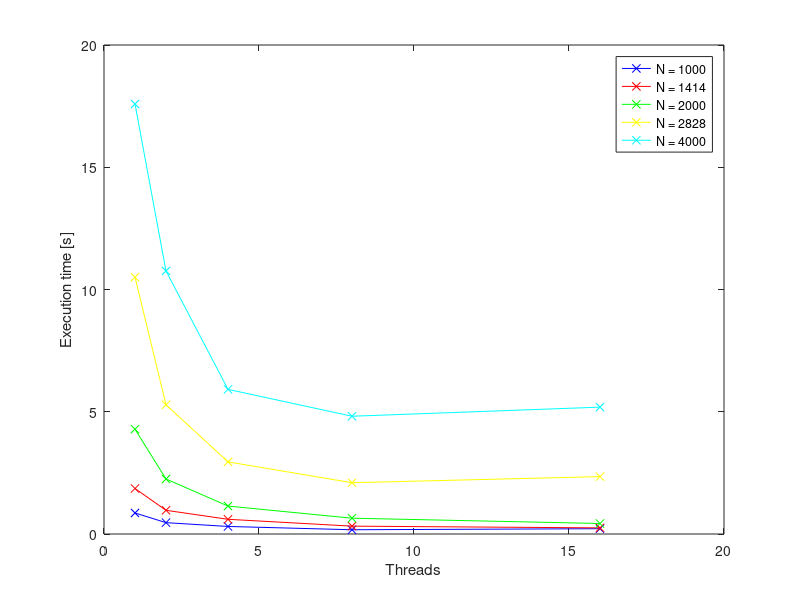
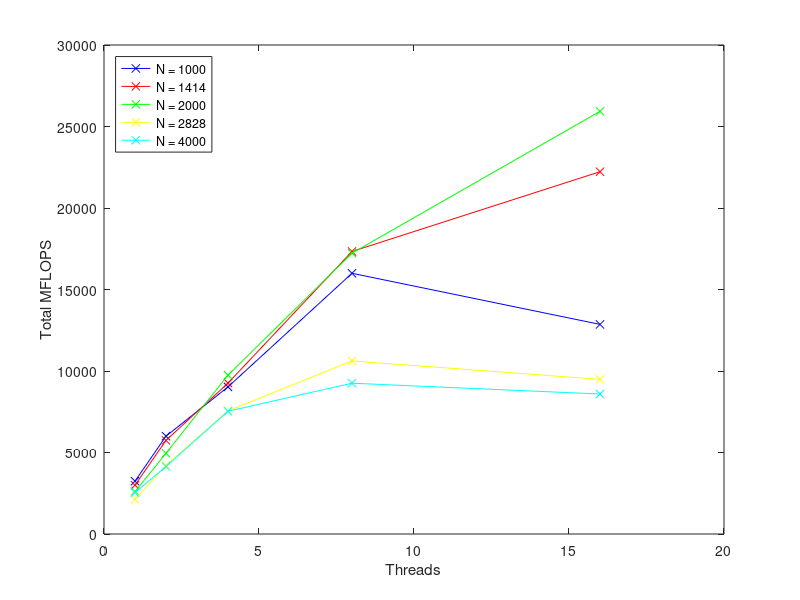
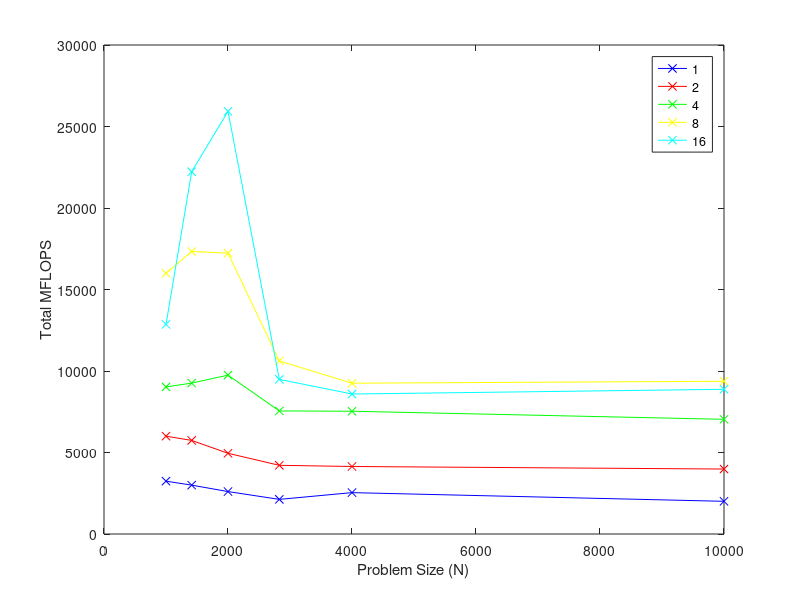
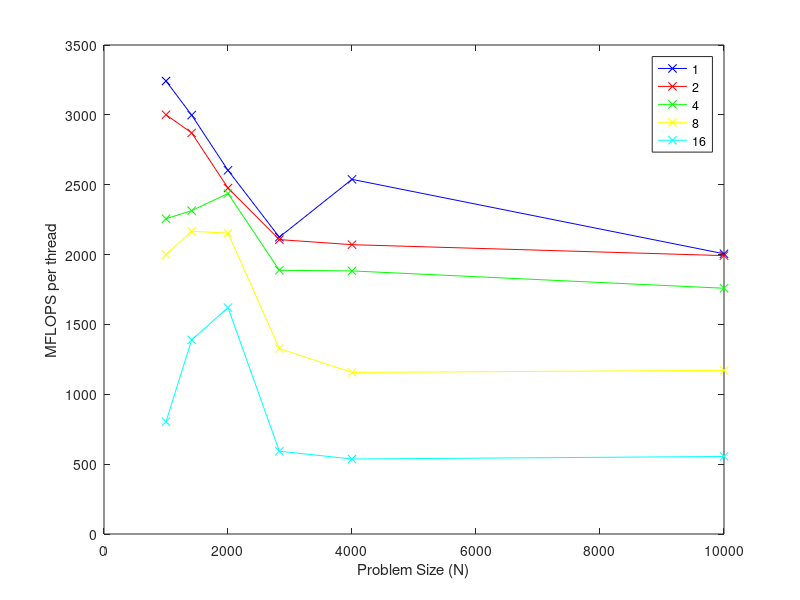

Source code (MATLAB) for these figures, in order:
threads = [1 2 4 8 16];
size = [1000 1414 2000 2828 4000 10000];

n_1000_time = [0.860502 0.464044 0.308580 0.174112 0.216558];
n_1000_flops_t = [3242.293583 3000.792351 2256.303586 1999.430418 803.768563];
n_1000_flops = [3242.293583 6001.584702 9025.214345 15995.443346 12860.297004];

n_1414_time = [1.860594 0.969823 0.601488 0.321270 0.250526];
n_1414_flops_t = [2998.136428 2870.790470 2314.392350 2166.525875 1389.156972];
n_1414_flops = [2998.136428 5741.580939 9257.569398 17332.206999 22226.511550];

n_2000_time = [4.287069 2.249580 1.142861 0.646555 0.429628];
n_2000_flops_t = [2603.177350 2476.017529 2436.866447 2153.722549 1620.588401];
n_2000_flops = [2603.177350 4952.035058 9747.465788 17229.780388 25929.414418];

n_2828_time = [10.502358 5.285332 2.949943 2.097788 2.347611];
n_2828_flops_t = [2124.595171 2107.083525 1887.601838 1327.188050 592.977081];
n_2828_flops = [2124.595171 4214.167049 7550.407351 10617.504403 9487.633291];

n_4000_time = [17.585805 10.759049 5.916140 4.816525 5.188635];
n_4000_flops_t = [2538.411077 2070.814959 1882.984445 1156.435375 536.750008];
n_4000_flops = [2538.411077 4141.629918 7531.937780 9251.482996 8588.000124];

n_10000_time = [139.106232 69.882628 39.582568 29.723183 31.368346];
n_10000_flops_t = [2005.661331 1992.626947 1758.981472 1171.223893 554.898592];
n_10000_flops = [2005.661331 3985.253893 7035.925889 9369.791146 8878.377468];

flops = [n_1000_flops; n_1414_flops; n_2000_flops; n_2828_flops; n_4000_flops; n_10000_flops]';
flops_t = [n_1000_flops_t; n_1414_flops_t; n_2000_flops_t; n_2828_flops_t; n_4000_flops_t; n_10000_flops_t]';

figure(1);
plot(threads, n_1000_time, 'b-x', threads, n_1414_time, 'r-x', threads, n_2000_time, 'g-x', threads, n_2828_time, 'y-x', threads, n_4000_time, 'c-x');
xlabel('Threads');
ylabel('Execution time [s]')
legend('N = 1000', 'N = 1414', 'N = 2000', 'N = 2828', 'N = 4000');

figure(2);
plot(threads, n_1000_flops, 'b-x', threads, n_1414_flops, 'r-x', threads, n_2000_flops, 'g-x', threads, n_2828_flops, 'y-x', threads, n_4000_flops, 'c-x');
xlabel('Threads');
ylabel('Total MFLOPS')
legend('N = 1000', 'N = 1414', 'N = 2000', 'N = 2828', 'N = 4000', 'Location', 'Northwest');

figure(3);
plot(size, flops(1,:), 'b-x', size, flops(2,:), 'r-x', size, flops(3,:), 'g-x', size, flops(4,:), 'y-x', size, flops(5,:), 'c-x');
xlabel('Problem Size (N)');
ylabel('Total MFLOPS')
legend('1', '2', '4', '8', '16', 'Location', 'Northeast');

figure(4);
plot(size, flops_t(1,:), 'b-x', size, flops_t(2,:), 'r-x', size, flops_t(3,:), 'g-x', size, flops_t(4,:), 'y-x', size, flops_t(5,:), 'c-x');
xlabel('Problem Size (N)');
ylabel('MFLOPS per thread');
ylim([0 3500]);
legend('1', '2', '4', '8', '16', 'Location', 'Northeast');

figure(5);
plot(threads,[n_1000_time(1) n_1414_time(2) n_2000_time(3) n_2828_time(4) n_4000_time(5)], 'b-x');
xlabel('Problem size / Threads');
ylabel('Execution time [s]');

